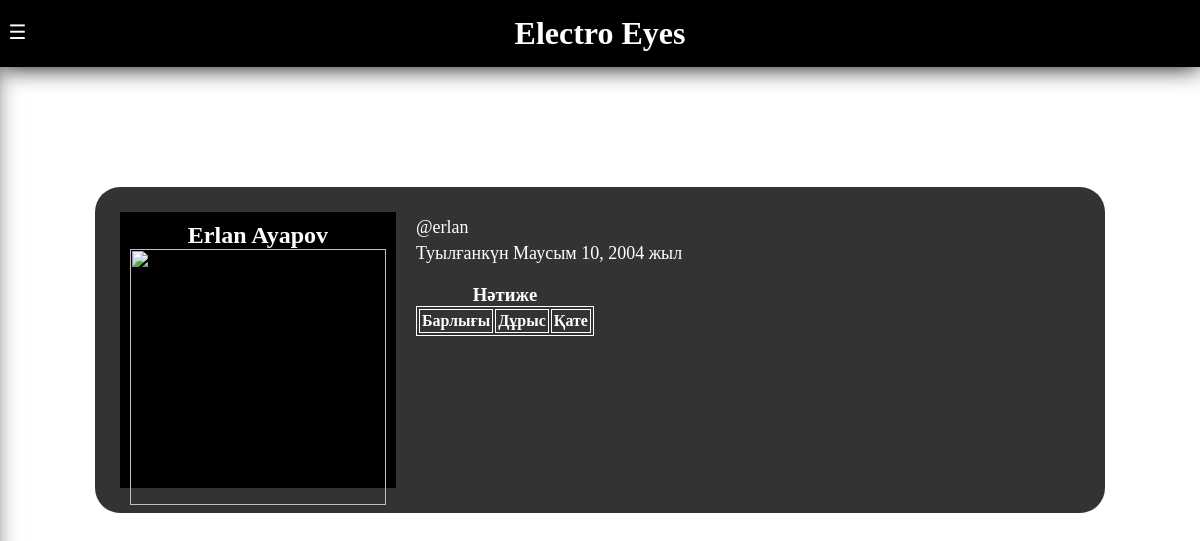
Before: /аккаунт/профиль/1/ with the older database file.
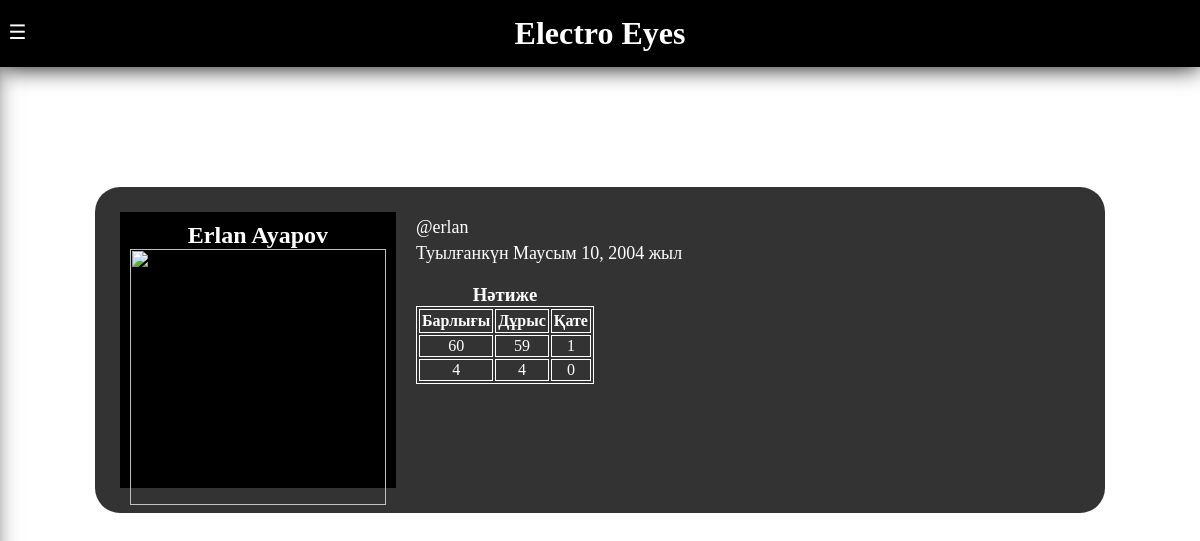
After: the same page with the newer database file.
### members/models.py (models this page shows, shortened)
class Customer(models.Model):
    user = models.OneToOneField(User, on_delete=models.CASCADE)
    birth_day = models.IntegerField('Туылған күні')
    birth_mounth = models.CharField('Туылған айы', max_length = 10)
    birth_year = models.IntegerField('Туылған жылы')
    image = models.ImageField('Сурет: ', upload_to = 'user', blank = True)
    profile_photo = models.TextField('Сурет (Base 64) ')

class UserProgress(models.Model):
    user         = models.ForeignKey(User, on_delete=models.CASCADE)
    result_all   = models.IntegerField('Жалпы сұрақ')
    result_true  = models.IntegerField('Қате сұрақ')
    result_false = models.IntegerField('Дұрыс сұрақ')

### members/views.py (called while the page is built)
	def get_context_data(self, **kwargs):
		context = super(UserProfile, self).get_context_data(**kwargs)
		context['last_progress'] = UserProgress.objects.all()
		return context

### members/templates/members/profile.html
		{% extends 'base.html' %}
{% load static %}
{% block content %}
	<div class="profile-container">
		<div class="profile-block">
			<div class="image-block">
				<h2>{{ user.first_name }} {{ user.last_name }}</h2>
				{% if user.customer.profile_photo == 'sds' %}
					<img id="user_pic" src="{% static 'image/user.png' %}">
				{% else %}
					<img id="user_pic" src="{{ user.customer.profile_photo }}">
				{% endif %}
			</div>
			<div class="profile-info">
				<p>@{{ user.username }}</p>
				<p>Туылғанкүн {{ user.customer.birth_mounth }} {{ user.customer.birth_day }}, {{ user.customer.birth_year }} жыл</p>
				<div class="result-block-profile">
					<h3>Нәтиже</h3>
					<table class="">
						<tr>
							<th>Барлығы</th>
							<th>Дұрыс</th>
							<th>Қате</th>
						</tr>
					{% for last_progress in last_progress %}
					{% if last_progress.user.id == user.id %}
					<tr>
						<td colspan="1" style="text-align:center;">{{ last_progress.result_all }}</td>
						<td colspan="1" style="text-align:center;">{{ last_progress.result_true }}</td>
						<td colspan="1" style="text-align:center;">{{ last_progress.result_false }}</td>
					</tr>
					{% endif %}
					{% endfor %}
					</table>
				</div>
			</div>
		</div>
	</div>
{% endblock %}

### main/templates/base.html (shortened to what this page needs)
{% load static %}
<!DOCTYPE html>
<html>
<head>
	<link rel="stylesheet" type="text/css" href="{% static 'style/style.css' %}">
</head>
<body>
	<header>
		<div class="main-header">
			<h1>{% block page_title %}Electro Eyes{% endblock %}</h1>
		</div>
	</header>
	<main>
		{% block content %}
		{% endblock %}
	</main>
		<div class="ds">
			<p class="btn" id="open_menu" >☰</p>
		</div>
</body>
</html>

### main/static/style/style.css (style rules this page uses)
* { margin: 0; list-style-type: none; }
.main-header { text-align: center; background: rgba(0, 0, 0, 1.0); color: white; padding: 15px; box-shadow: 0 0 25px #000; }
.btn { position: fixed; left: 0; top: 10px; font-family: monospace; font-size: 20px; background: #000; padding: 10px 5px; color: white; border-radius: 0 25px 25px 0 ; text-align: center; cursor: pointer; width: 25px; }
#open_menu { display: block; }
.profile-container { width: 100%; margin-top: 10%; }
.profile-block { width: 80%; background: rgba(0, 0, 0, 0.8); color: #fff; padding: 25px; border-radius: 25px; margin: auto; display: flex; position: relative; }
.profile-block form, .image-block { padding: 10px; }
.image-block { width: 256px; height: 256px; background: rgba(0, 0, 0, 1.0); }
.image-block img { width: 100%; height: 100%; object-fit: cover; }
.image-block h2 { text-align: center; }
.profile-info { padding-left: 20px; }
.profile-info p { padding-top: 5px; font-size: 18px; }
.result-block-profile table { border: 1px solid #fff; }
.result-block-profile { margin-top: 20px; display: inline-block; }
.result-block-profile h3 { text-align: center; }
.result-block-profile th { padding: 2px; border: 1px solid #fff; }
.result-block-profile td { border: 1px solid #fff; }

Changed rows visible on the page:
added UserProgress: result_all "60", result_true "59", result_false "1"
added UserProgress: result_all "4", result_true "4", result_false "0"
